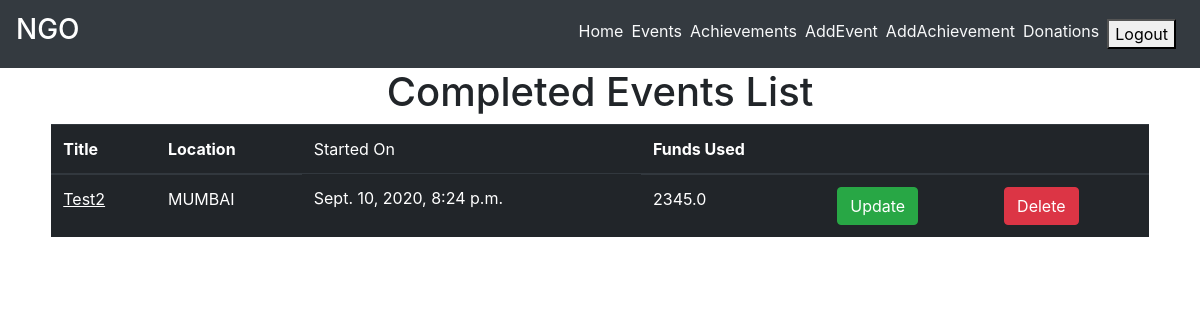
Page /completed_list/ (signed in) on the committed database.
### main/models.py (models this page shows, shortened)
class Achievement(models.Model):
    event = models.OneToOneField(Event,on_delete=models.CASCADE)
    details = models.TextField()
    impact_on_society = models.TextField()
    awards = models.TextField(blank=True)
    funds_used = models.FloatField()
    image1 = models.ImageField(default='default.png', upload_to='images/')
    image2 = models.ImageField(default='default.png', upload_to='images/')
    image3 = models.ImageField(default='default.png', upload_to='images/')

class Event(models.Model):
    created_by = models.ForeignKey(settings.AUTH_USER_MODEL,related_name="event_creator", on_delete=models.CASCADE)
    volunteers = models.ManyToManyField(settings.AUTH_USER_MODEL,related_name="volunteers",blank=True)
    title = models.CharField(max_length=75)
    description = models.TextField()
    cause = models.CharField(max_length=100)
    location = models.CharField(max_length=150)
    volunteers_required = models.IntegerField(default=1)
    duration = models.CharField(max_length=20)
    event_timings = models.DateTimeField(default=timezone.now)
    is_complete = models.BooleanField(default=False)
    slug = models.SlugField(default="event_name")

### main/decorators.py (the view)
    def wrapper_func(request, *args, **kwargs):
        group = Group.objects.get(user = request.user)
        if group.name == 'ngo_admin':
            return view_func(request, *args, **kwargs)
        else:
            return redirect('/')

### main/templatetags/get_group.py (called while the page is built)
@register.filter(name='has_group')
def has_group(user, group_name):
    return user.groups.filter(name=group_name).exists()

### main/views.py (called while the page is built)
@login_required
@admin_required
def completed_list(request):
    completed_events = Achievement.objects.filter(event__is_complete=True)
    context = {
        'completed_events' : completed_events
    }
    return render(request, "main/completed_list.html", context)

### main/templates/main/completed_list.html
{% extends "main/layout.html" %}
{% block content %}
<div class="list">
    <h1 class="text-center">Completed Events List</h1>
    <div class="row">
        <div class="col-sm-11 m-auto">
            {% if completed_events %}
            <div class="table-responsive">
                <table class="table table-dark">
                    <thead>
                    <tr>
                        <th scope="col">Title</th>
                        <th scope="col">Location</th>
                        <td scope="col">Started On</td>
                        <th scope="col">Funds Used</th>
                        <th></th>
                        <th></th>
                    </tr>
                    </thead>
                    <tbody>
                        {% for completed_event in completed_events %}
                    <tr>
                        <td><a href="#" class="text-white"><u>{{  completed_event.event.title }}</u></a></td>
                        <td>{{ completed_event.event.location }}</td>
                        <td>{{ completed_event.event.event_timings }}</td>
                        <td>{{ completed_event.funds_used }}</td>
                        <td><a class="btn btn-success" href="{% url 'main:achievement-update' completed_event.id %}">Update</a></td>
                        <td><a class="btn btn-danger" href="{% url 'main:achievement-delete' completed_event.id %}">Delete</a></td>
                    </tr>
                        {% endfor %}
                    </tbody>
                </table>
            </div>
            {% endif %}
        </div>
    </div>
</div>
{% endblock content %}

### rows in the picture
Achievement: event "Test2", event.location "MUMBAI", event.event_timings "Sept. 10, 2020, 8:24 p.m.", funds_used "2345.0"
